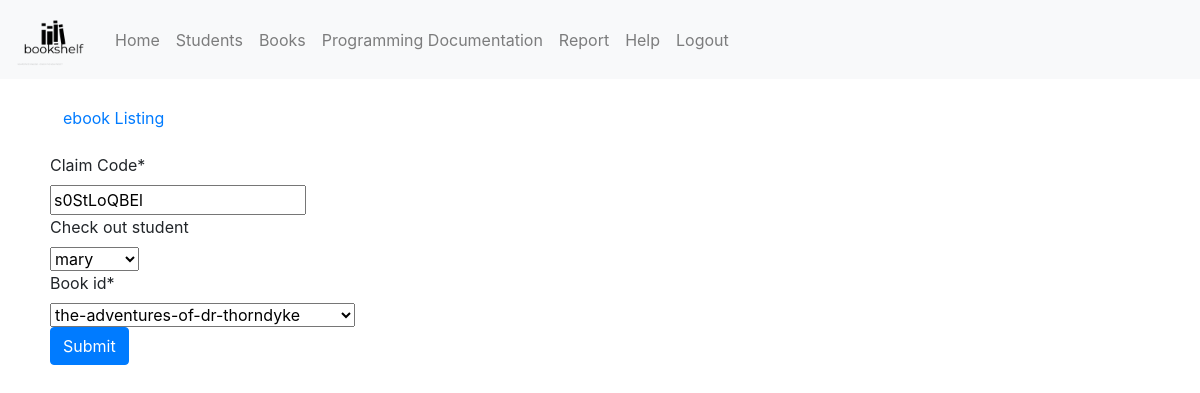
The app's page /fbla_admin/ebook/update/s0stloqbel/ (signed in) with its own data.
### fbla_admin/models.py (models this page shows, shortened)
class ebook(models.Model):
    name = models.CharField(max_length=255, verbose_name="Claim Code", unique=True)
    slug = extension_fields.AutoSlugField(populate_from='name', blank=True)
    created = models.DateTimeField(auto_now_add=True, editable=False)
    last_updated = models.DateTimeField(auto_now=True, editable=False)
    check_out_student = models.ForeignKey(
        'fbla_admin.student',
        on_delete=models.CASCADE, related_name="students",
        blank=True,
        null=True
    )
    book_id = models.ForeignKey(
        'fbla_admin.book',
        on_delete=models.CASCADE, related_name="books",
    )
    class Meta:
        ordering = ('-created',)

### fbla_admin/views.py (the view, shortened to what this page needs)
# urls.py: path('fbla_admin/ebook/update/<slug:slug>/', login_required(views.ebookUpdateView.as_view()), name='fbla_admin_ebook_update'),
class ebookUpdateView(UpdateView):
    model = ebook
    form_class = ebookForm

### fbla_admin/forms.py
class ebookForm(forms.ModelForm):
    class Meta:
        model = ebook
        fields = ['name', 'check_out_student', 'book_id']

### fbla_admin/models.py (called while the page is built)
    def __str__(self):
        return u'%s' % self.slug

    def __str__(self):
        return u'%s' % self.slug

### fbla_admin/templates/fbla_admin/ebook_form.html (shortened to what this page needs)
{% extends "base.html" %}
{% load static %}
{% load crispy_forms_tags %}
{% block content %}
<p><a class="btn btn-default" href="{% url 'fbla_admin_ebook_list' %}">ebook Listing</a></p>
<form method="post">
{{form|crispy}}
<button class="btn btn-primary" type="submit">Submit</button>
</form>
{% endblock %}

### records on screen
ebook: name "s0StLoQBEl", check_out_student "mary", book_id "the-adventures-of-dr-thorndyke"
